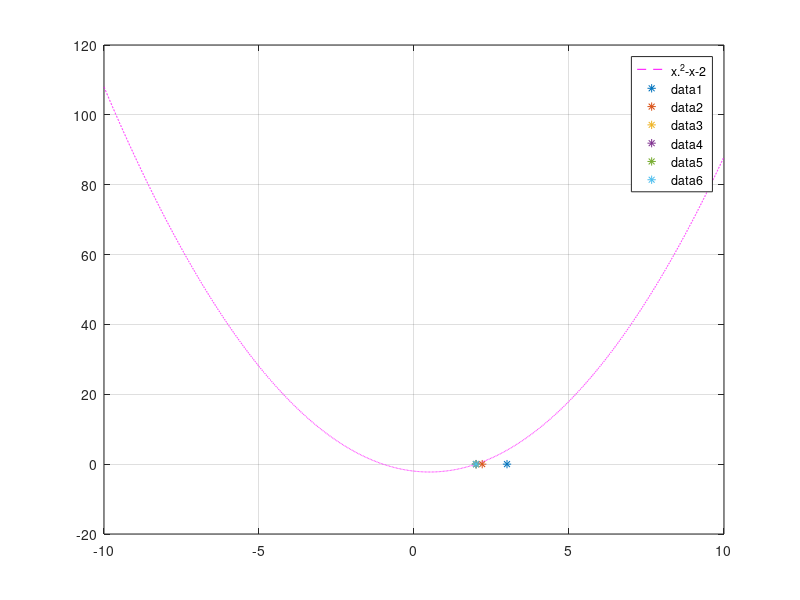

The MATLAB source for this figure:
%
%clf,fplot('x.^3+10*x.^2-2*sin(x)-50',[-12, 5])
clf, fplot('x.^2-x-2',[-10, 10], 'm--' )

hold on,grid
x0=input(' x0= ,x0 can be 1000 or -300 ');e=1;
while e>0.00001
   f= x0.^2-x0-2; % solve f(x0)
   g= 2.*x0 - 1; % solve derivative g(x0)
   xx=x0-f/g; % tangent method formula
   e=abs(xx-x0);x0=xx % precise control and set new value to x0
   plot(x0,0,'*'), pause(1) %darw new point in x axis
   set(gcf,'color','w')                                % set back ground white
end
